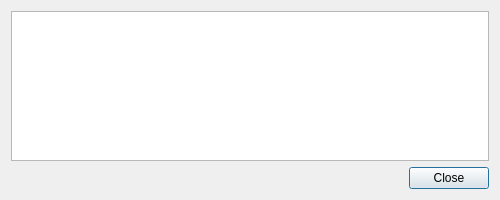
<?xml version="1.0" encoding="UTF-8"?>
<ui version="4.0">
 <class>StatusDialog</class>
 <widget class="QDialog" name="StatusDialog">
  <property name="geometry">
   <rect>
    <x>0</x>
    <y>0</y>
    <width>500</width>
    <height>200</height>
   </rect>
  </property>
  <property name="windowTitle">
   <string>Connection Status</string>
  </property>
  <layout class="QVBoxLayout" name="verticalLayout">
   <item>
    <widget class="QPlainTextEdit" name="edit_status">
     <property name="readOnly">
      <bool>true</bool>
     </property>
    </widget>
   </item>
   <item>
    <widget class="DialogButtonBox" name="buttonbox">
     <property name="standardButtons">
      <set>QDialogButtonBox::StandardButton::Close</set>
     </property>
    </widget>
   </item>
  </layout>
 </widget>
 <customwidgets>
  <customwidget>
   <class>DialogButtonBox</class>
   <extends>QDialogButtonBox</extends>
   <header>common/ui/dialog_button_box.h</header>
  </customwidget>
 </customwidgets>
 <resources/>
 <connections/>
</ui>
